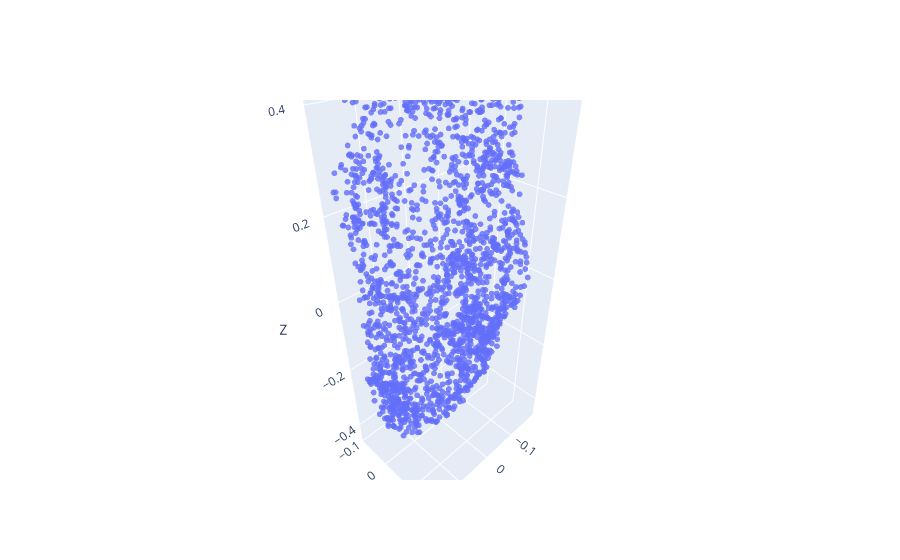

Source (notebook cell):
### Code cell
import plotly.graph_objects as go

i = 1
pc = samples[i]

def visualize_point_cloud(pc):
	fig = go.Figure(data=[go.Scatter3d(
	    x=pc[:, 0],
	    y=pc[:, 1],
	    z=pc[:, 2],
	    mode='markers',
	    marker=dict(
	        size=2,
	        #color=samples[i][:, 2],  # color points by z-axis value
	        #colorscale='Viridis',
	        opacity=0.8
	    )
	)])
	
	fig.update_layout(scene=dict(
	    xaxis_title='X',
	    yaxis_title='Y',
	    zaxis_title='Z'
	))
	
	fig.show()

visualize_point_cloud(pc)

### Figure 1 — Plotly figure (JSON) as saved in the notebook; plotly's stock layout.template omitted (floating-point values rounded to 4 significant figures; data arrays with more than 128 entries replaced by an {"elided": "..."} marker saying what was removed)
{"data": [{"marker": {"opacity": 0.8, "size": 2}, "mode": "markers", "type": "scatter3d", "x": {"elided": "2048 float values"}, "y": {"elided": "2048 float values"}, "z": {"elided": "2048 float values"}}], "layout": {"scene": {"xaxis": {"title": {"text": "X"}}, "yaxis": {"title": {"text": "Y"}}, "zaxis": {"title": {"text": "Z"}}}}}
